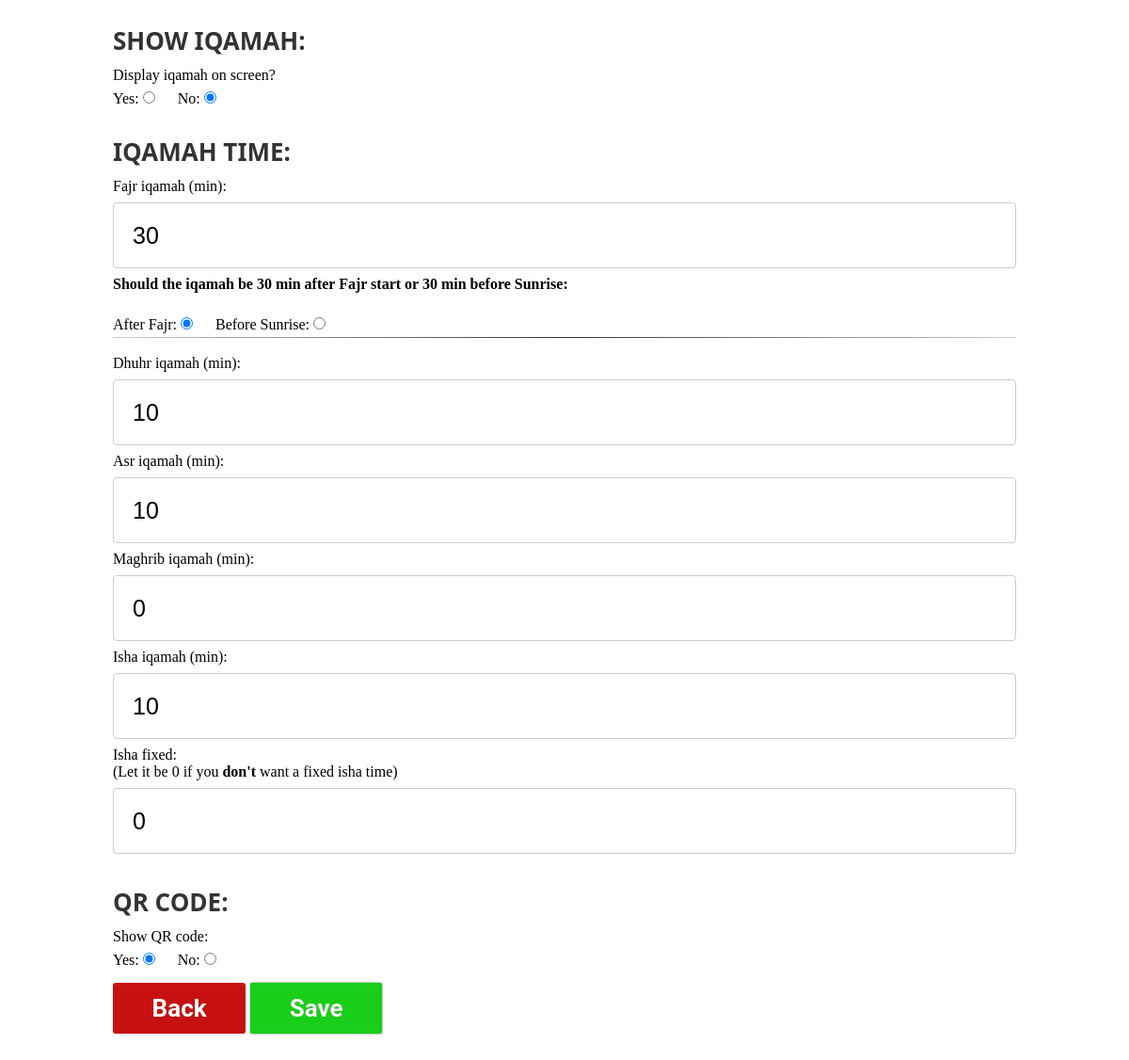
The app's page /settings, older data.
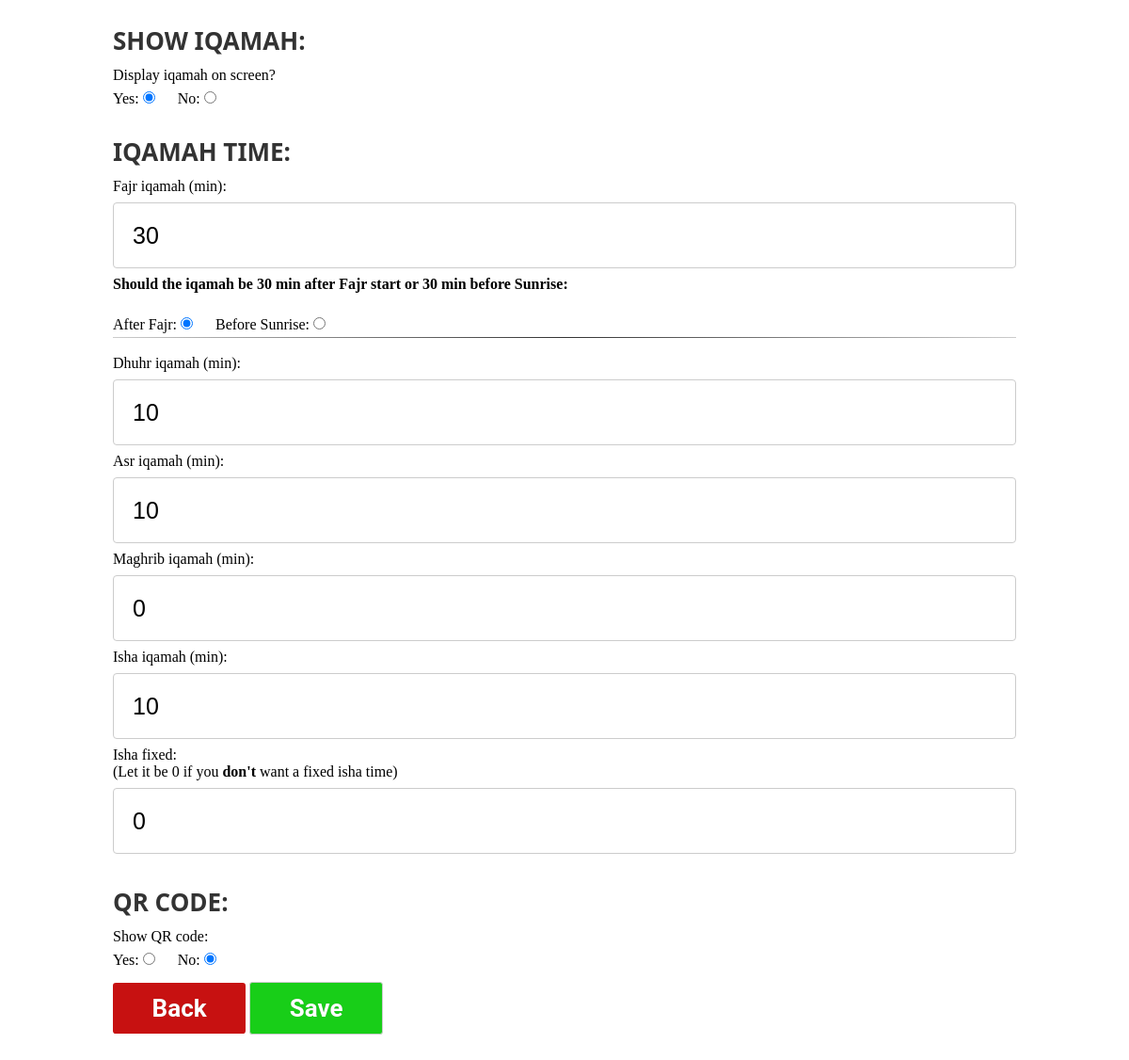
The same page, newer data.
### tables this page shows
CREATE TABLE settings (fajr_iqamah text, dhuhr_iqamah text, asr_iqamah text, maghrib_iqamah text, isha_iqamah text, iqamah_on text, id INTEGER, qrcode, isha_fixed text, fajr_iqamah_before_sunrise text);

### app.py (the view)
@app.route( '/settings' )
def settings():
    settings =  get_settings()
    print(settings['fajr_iqamah_before_sunrise'])
    return render_template( 'settings.html' , settings = settings )

### templates/settings.html (shortened to what this page needs)
{% extends 'layout/layout.html' %}
{% block content %}
<div class="container_padding">
    <form action="/save/settings" method="POST">
        <h1 class="title left">Show Iqamah:</h1>
        <span>Display iqamah on screen?</span><br>
        <label for="iqamah_true">Yes:</label>
        <input style="text-align:left; width: auto; height:auto; margin-right: 20px;" required id="iqamah_true" value="true"  {% if settings['iqamah_on'] == 'true'%}checked{% endif%} type="radio" name="iqamah_on" >
        <label for="iqamah_false">No:</label>
        <input style="text-align:left; width: auto; height:auto;" required id="iqamah_false" value="false"  {% if settings['iqamah_on'] == 'false'%}checked{% endif%}  type="radio" name="iqamah_on" >
        <br>
        <h1 class="title left">Iqamah time:</h1>
        <label for="fajr_iqamah">Fajr iqamah (min):</label>
        <input type="number" id="fajr_iqamah" required min="0" max="120" name="fajr_iqamah" placeholder="Fajr Iqamah" value="{{settings['fajr_iqamah']}}">
        <p for="fajr_iqamah"><b>Should the iqamah be {{settings['fajr_iqamah']}} min after Fajr start or {{settings['fajr_iqamah']}} min before Sunrise:</b></p><br>
        <label for="fajr_true">After Fajr:</label>
        <input style="text-align:left; width: auto; height:auto; margin-right: 20px;" required id="fajr_false" value="false" type="radio" {% if settings['fajr_iqamah_before_sunrise'] == 'false'%}checked {%endif%} name="fajr_iqamah_before_sunrise" >
        <label for="fajr_false">Before Sunrise:</label>
        <input style="text-align:left; width: auto; height:auto;" required id="fajr_true" value="true" type="radio" {% if settings['fajr_iqamah_before_sunrise'] == 'true'%}checked {%endif%} name="fajr_iqamah_before_sunrise" >
        <br>
        <hr>
        <br>
        <label for="dhuhr_iqamah">Dhuhr iqamah (min):</label>
        <input type="number" id="dhuhr_iqamah" required  min="0" max="120" name="dhuhr_iqamh" placeholder="Dhuhr Iqamah" value="{{settings['dhuhr_iqamah']}}">
        <label for="asr_iqamah">Asr iqamah (min):</label>
        <input type="number" id="asr_iqamah"  required min="0" max="120" name="asr_iqamah" placeholder="Asr Iqamah" value="{{settings['asr_iqamah']}}">
        <label for="maghrib_iqamah">Maghrib iqamah (min):</label>
        <input type="number" id="maghrib_iqamah" required min="0" max="120" name="maghrib_iqamah" placeholder="Maghrib iqamah" value="{{settings['maghrib_iqamah']}}">
        <label for="isha_iqamah">Isha iqamah (min):</label>
        <input type="number" id="isha_iqamah" required  min="0" max="120" name="isha_iqamah" placeholder="Isha iqamah" value="{{settings['isha_iqamah']}}">
        <label for="isha_fixed">Isha fixed:<br><span>(Let it be 0 if you <b>don't</b> want a fixed isha time)</span></label>
        <input type="text" required id="isha_fixed" name="isha_fixed" placeholder="Isha fixed" value="{{settings['isha_fixed']}}">
        <h1 class="title left">QR code:</h1>
        <p for="fajr_iqamah">Show QR code:</p>
        <label for="qr_true">Yes:</label>
        <input style="text-align:left; width: auto; height:auto; margin-right: 20px;" required id="qr_true" value="true"  {% if settings['qrcode'] == 'true'%}checked{% endif%} type="radio" name="qrcode" >
        <label for="qr_false">No:</label>
        <input style="text-align:left; width: auto; height:auto;" required id="qr_false" value="false"  {% if settings['qrcode'] == 'false'%}checked{% endif%}  type="radio" name="qrcode" >
        <br>
        <a class="back" href="/">Back</a>
        <input type="submit" class="save"  value="Save"><br><br><br>
    </form>
</div>
{% endblock %}

### templates/layout/layout.html (shortened to what this page needs)
<!DOCTYPE html>
<html lang="en" encoding="utf-8">
<head>
    <link rel="stylesheet" href="{{url_for('static', filename='css/styles.css')}}">
</head>
<body>
    {% block content %}{% endblock %}
</body>
</html>

### static/css/styles.css (style rules this page uses)
* { margin: 0; padding: 0; border: 0; outline: 0; box-sizing: border-box; }
.title { text-align: center; font-family: 'Segoe UI', Tahoma, Geneva, Verdana, sans-serif; margin: 25px 0px 10px 0px; color:#333; text-transform: uppercase; font-size: 26px; }
.save { cursor: pointer; width: auto !important; height: auto !important; background-color: rgb(24, 206, 24); display:inline-block; color: white !important; padding:0.46em 1.6em; margin: 1% auto 1% auto; border-radius:0.12em; font-size: 26px; box-sizing: border-box; text-decoration:none; font-family:'Roboto',sans-serif; font-weight:700; color:#242424; text-shadow: 0 0.004em 0.004em rgba(0,0,0,0.35); transition: all 0.6s; }
.back { background-color: rgb(199, 17, 17); display:inline-block; color: white !important; padding:0.46em 1.6em; margin: 1% auto 1% auto; border-radius:0.12em; font-size: 26px; box-sizing: border-box; text-decoration:none; font-family:'Roboto',sans-serif; font-weight:700; color:#242424; text-shadow: 0 0.004em 0.004em rgba(0,0,0,0.35); transition: all 0.6s; }
.left { text-align: left !important; }
hr { border: 0; height: 1px;background: #333;background-image: linear-gradient(to right, #ccc, #333, #ccc); }
input { width: 100%; height:70px; padding: 12px 20px; margin: 8px 0; display: inline-block; border: 1px solid #ccc; border-radius: 4px; box-sizing: border-box; font-size: 25px; }
@media only screen and (min-width: 1000px) { .container_padding { padding-right: 10%; padding-left: 10%; margin-right: auto !important; margin-left: auto; } }

Row changes from the older to the newer data that the page shows:
changed settings "☑ Yes:": iqamah_on "☐ Yes:" → "☑ Yes:"; iqamah_on "☑ No:" → "☐ No:"; qrcode "☑ Yes:" → "☐ Yes:"; qrcode "☐ No:" → "☑ No:"
